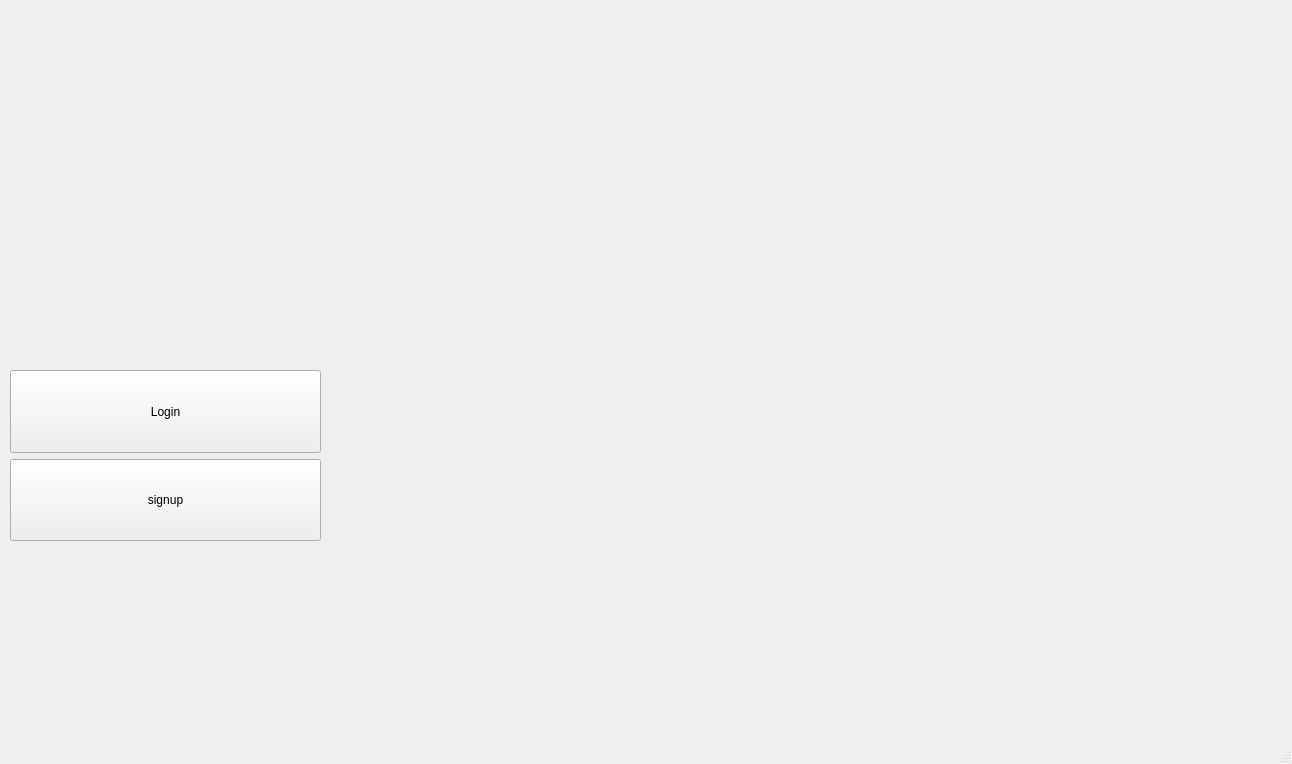
<?xml version="1.0" encoding="UTF-8"?>
<ui version="4.0">
 <class>MainWindow</class>
 <widget class="QMainWindow" name="MainWindow">
  <property name="geometry">
   <rect>
    <x>0</x>
    <y>0</y>
    <width>1292</width>
    <height>764</height>
   </rect>
  </property>
  <property name="windowTitle">
   <string>MainWindow</string>
  </property>
  <property name="styleSheet">
   <string notr="true">MainWindow{
background-image: url(:/background/fantasy.png);
};</string>
  </property>
  <widget class="QWidget" name="centralwidget">
   <widget class="QWidget" name="">
    <property name="geometry">
     <rect>
      <x>10</x>
      <y>370</y>
      <width>311</width>
      <height>171</height>
     </rect>
    </property>
    <layout class="QVBoxLayout" name="verticalLayout">
     <item>
      <widget class="QPushButton" name="loginButton">
       <property name="sizePolicy">
        <sizepolicy hsizetype="Minimum" vsizetype="Ignored">
         <horstretch>0</horstretch>
         <verstretch>0</verstretch>
        </sizepolicy>
       </property>
       <property name="text">
        <string>Login</string>
       </property>
      </widget>
     </item>
     <item>
      <widget class="QPushButton" name="signupButton">
       <property name="sizePolicy">
        <sizepolicy hsizetype="Minimum" vsizetype="Ignored">
         <horstretch>0</horstretch>
         <verstretch>0</verstretch>
        </sizepolicy>
       </property>
       <property name="text">
        <string>signup</string>
       </property>
      </widget>
     </item>
    </layout>
   </widget>
  </widget>
  <widget class="QMenuBar" name="menubar">
   <property name="geometry">
    <rect>
     <x>0</x>
     <y>0</y>
     <width>1292</width>
     <height>25</height>
    </rect>
   </property>
  </widget>
  <widget class="QStatusBar" name="statusbar"/>
 </widget>
 <resources/>
 <connections/>
</ui>
